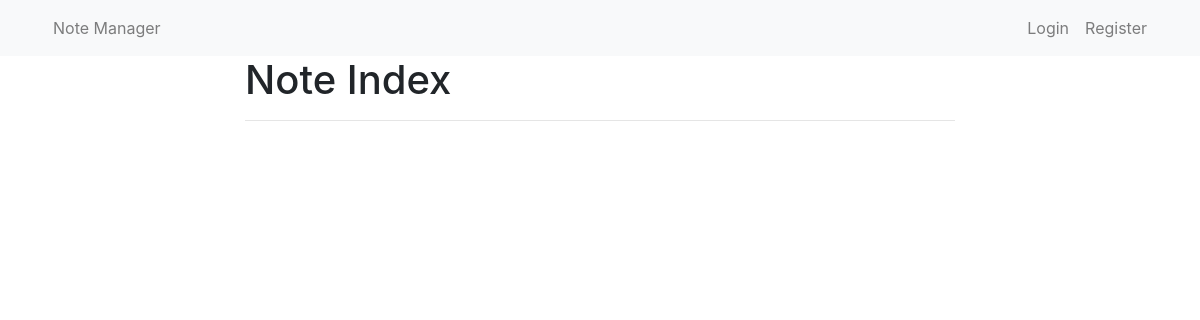
Before: /note_manager/ with the older database file.
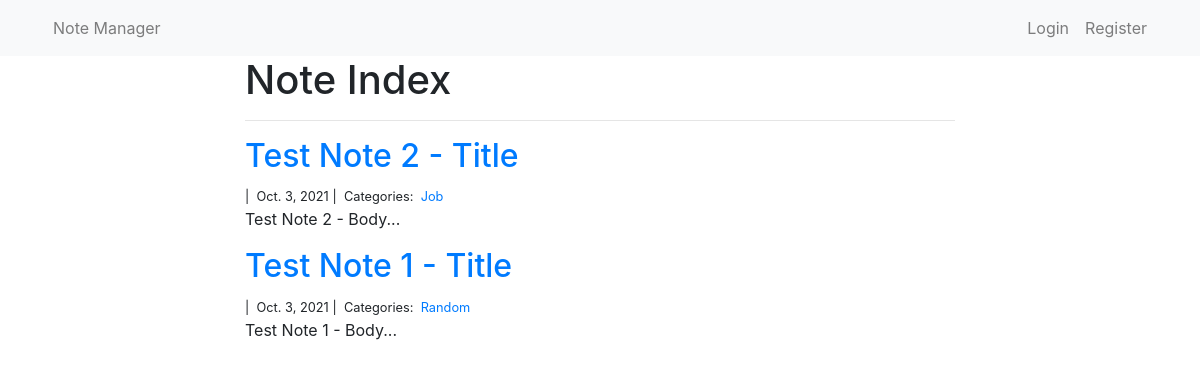
After: the same page with the newer database file.
### note_manager/models.py (models this page shows, shortened)
class Note(models.Model):
    title = models.CharField(max_length=255)
    body = models.TextField()
    created_on = models.DateTimeField(auto_now_add=True) # auto_now_add assigns curr data/time to this field whenever instance is created
    last_modified = models.DateTimeField(auto_now=True) # auto_now assigns curr date/time to field whenever instance is SAVED (edits)
    categories = models.ManyToManyField('Category', related_name='notes') # link categories/notes (many-to-many) using djangos ManytoManyField type
    author = models.ForeignKey(User, on_delete=models.CASCADE)

class Category(models.Model):
    name = models.CharField(max_length=20)

### note_manager/views.py (the view)
# urls.py: path("", views.note_index, name="note_index"),
def note_index(request):
    notes = Note.objects.all().order_by('-created_on')
    context = {
        "notes": notes,
    }
    return render(request, "note_index.html", context)

### note_manager/templates/note_index.html
{% extends "base.html" %}
{% block page_content %}
<div class="col-md-8 offset-md-2">
    <h1>Note Index</h1>
    <hr>
    {% for note in notes %}
    <h2><a href="{% url 'note_detail' note.pk%}">{{ note.title }}</a></h2>
    <small>
        {{ note.author }} |&nbsp;
        {{ note.created_on.date }} |&nbsp;
        Categories:&nbsp;
        {% for category in note.categories.all %}
        <a href="{% url 'note_category' category.name %}">
            {{ category.name }}
        </a>&nbsp;
        {% endfor %}
    </small>
    <p>{{ note.body | slice:":400" }}...</p>
    {% endfor %}
</div>
{% endblock %}

Changed rows visible on the page:
added Note: title "Test Note 2 - Title", created_on "Oct. 3, 2021", body "Test Note 2 - Body"
added Category: name "Job", shown under "Test Note 2 - Title"
added Note: title "Test Note 1 - Title", created_on "Oct. 3, 2021", body "Test Note 1 - Body"
added Category: name "Random", shown under "Test Note 1 - Title"
